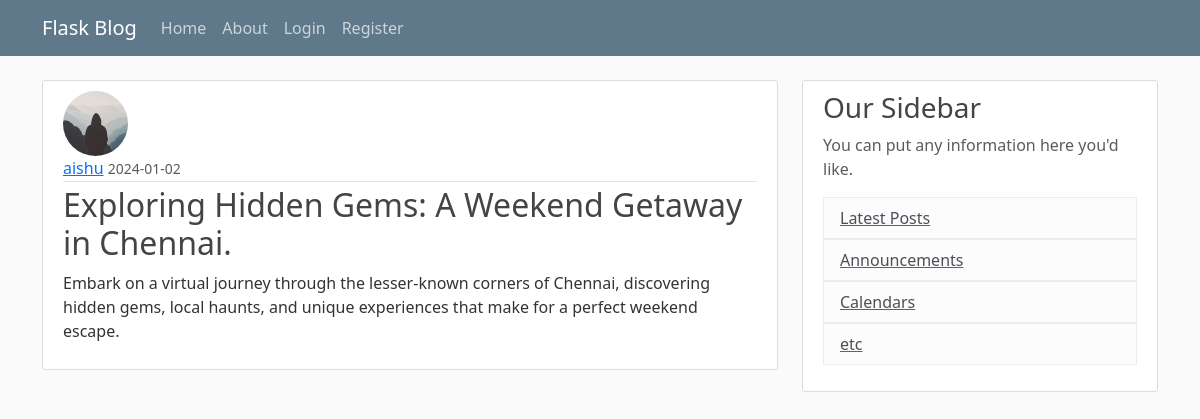
Screenshot of /post/3 with the database file from the repository.
### flaskblog/models.py (models this page shows, shortened)
class User(db.Model,UserMixin):
   id=db.Column(db.Integer,primary_key=True)
   username=db.Column(db.String(20),unique=True,nullable=False)
   email=db.Column(db.String(120),unique=True,nullable=False)
   image_file=db.Column(db.String(20),nullable=False,default='default.jpg')
   password=db.Column(db.String(60),nullable=False)
   posts=db.relationship('Post',backref='author',lazy=True)

class Post(db.Model):
   id=db.Column(db.Integer,primary_key=True)
   title=db.Column(db.String(100),nullable=False)
   date=db.Column(db.DateTime,nullable=False,default=datetime.utcnow)
   content=db.Column(db.Text,nullable=False)
   user_id=db.Column(db.Integer,db.ForeignKey('user.id'),nullable=False)

### flaskblog/routes.py (the view)
@app.route("/post/<int:post_id>")
def post(post_id):
   post=Post.query.get_or_404(post_id)
   return render_template('post.html',title=post.title,post=post)

### flaskblog/templates/post.html (shortened to what this page needs)
{% extends "layout.html" %}
{% block content %}
    <article class="media content-section">
        <div class="media-body">
          <img class="rounded-circle article-img" src="{{ url_for('static',filename='profile_pics/'+ post.author.image_file) }}">
          <div class="article-metadata">
            <a class="mr-2" href="#">{{ post.author.username }}</a>
            <small class="text-muted">{{ post.date.strftime('%Y-%m-%d') }}</small>
        </div>
          <h2 class="article-title">{{ post.title }}</h2>
          <p class="article-content">{{ post.content }}</p>
        </div>
    </article>
{% endblock %}

### flaskblog/static/main.css (style rules this page uses)
body { background: #fafafa; color: #333333; margin-top: 5rem; }
h1, h2, h3, h4, h5, h6 { color: #444444; }
.content-section { background: #ffffff; padding: 10px 20px; border: 1px solid #dddddd; border-radius: 3px; margin-bottom: 20px; }
.article-title { color: #444444; }
.article-content { white-space: pre-line; }
.article-img { height: 65px; width: 65px; margin-right: 16px; }
.article-metadata { padding-bottom: 1px; margin-bottom: 4px; border-bottom: 1px solid #e3e3e3 }

### rows the page displays
User: image_file (placeholder picture), author.username "aishu"
Post: date "2024-01-02", title "Exploring Hidden Gems: A Weekend Getaway in Chennai.", content "Embark on a virtual journey through the lesser-known corners of Chennai, discovering hidden gems, local haunts, and unique experiences that make for a perfect weekend escape."
